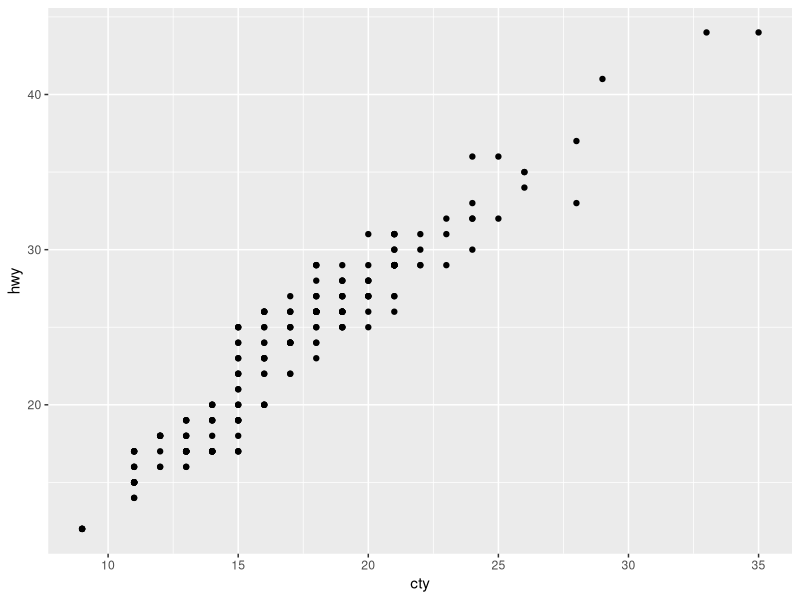
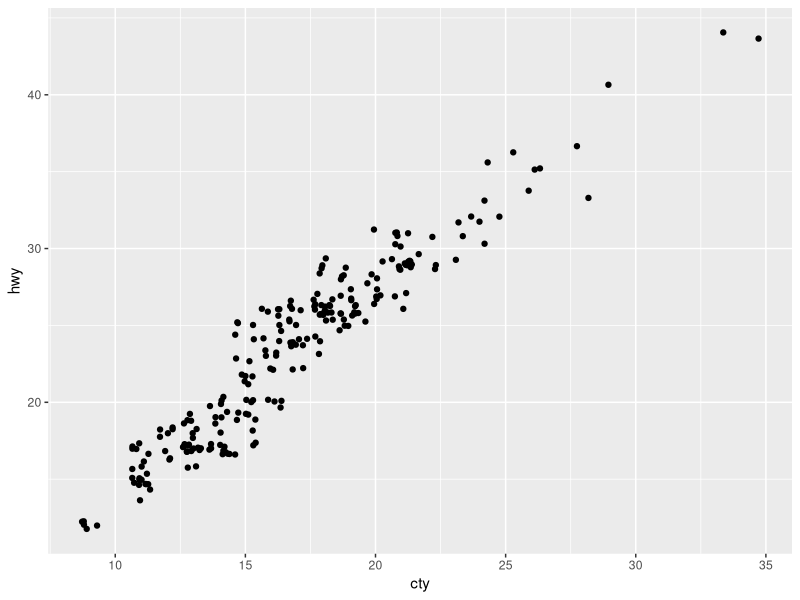
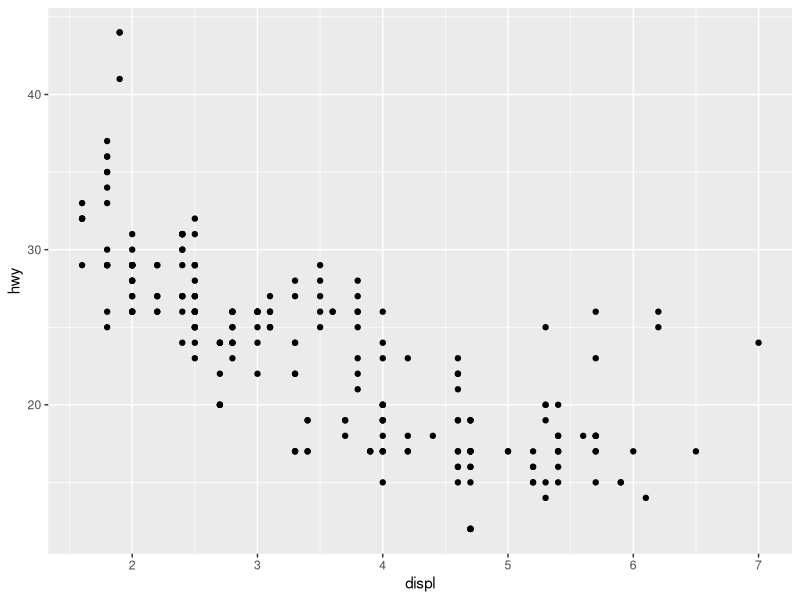
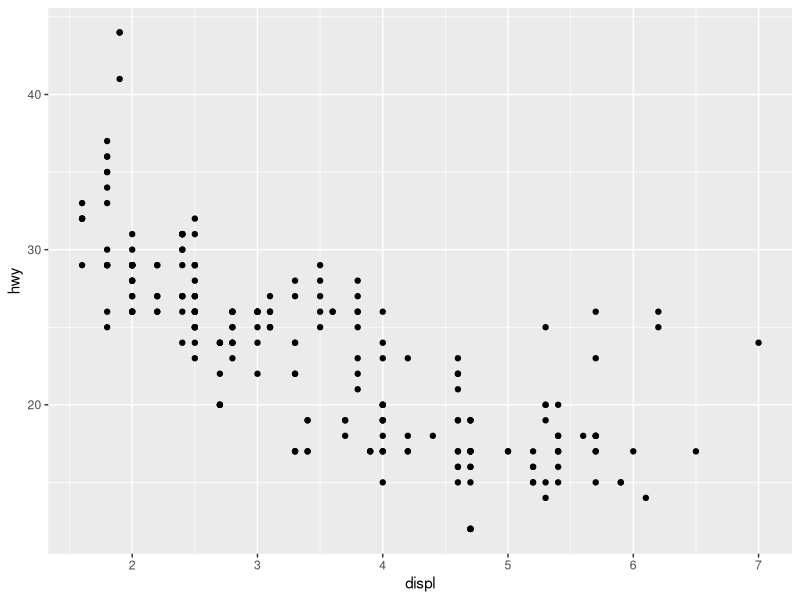
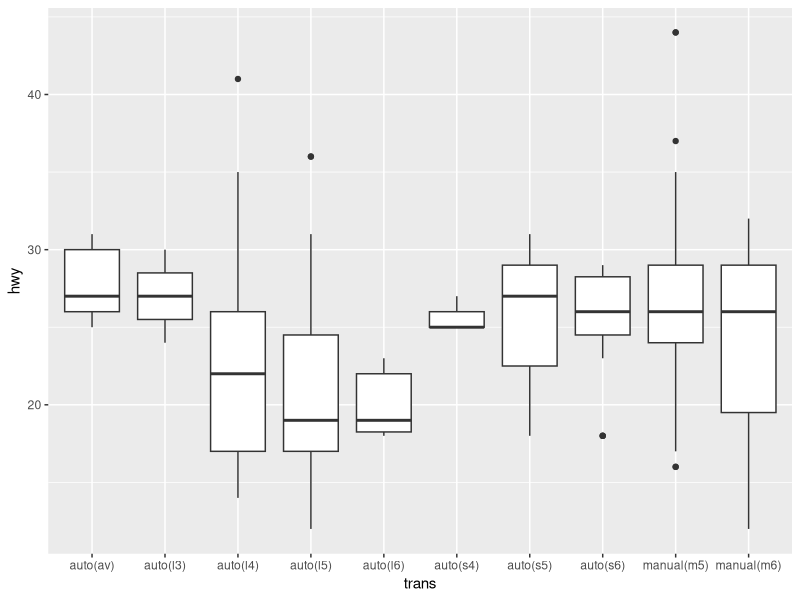

Source code (R) for these figures, in order:
library(tidyverse)

ggplot(mpg, aes(x = cty, y = hwy)) + 
    geom_point()

mpg |> 
    select(cty, hwy)

mpg |> 
    ggplot(aes(x = cty, y = hwy)) +
    geom_jitter()


ggplot(mpg, aes(x = displ, y = hwy)) +
    geom_point()
ggplot(mpg, aes(x = displ, y = hwy)) +
    geom_point(position = "identity") # No difference, this is the default


mpg |> 
    ggplot() +
    geom_boxplot( aes(x = trans, y = hwy) )